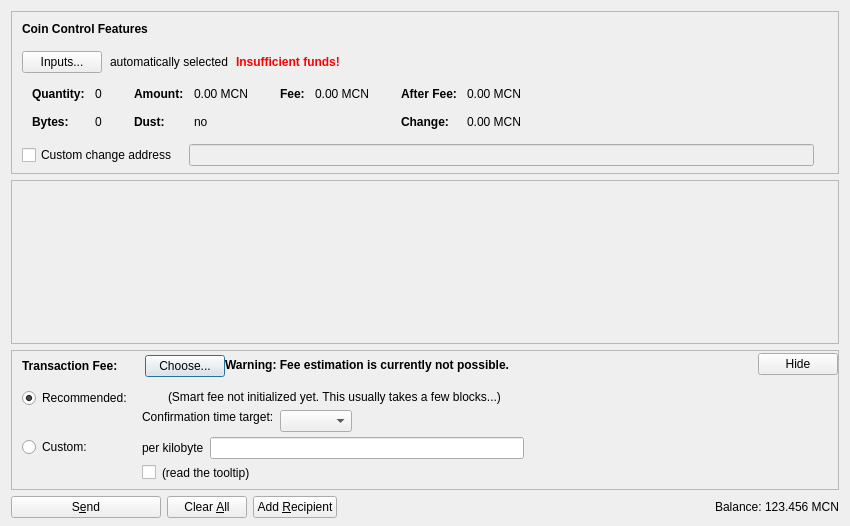
<?xml version="1.0" encoding="UTF-8"?>
<ui version="4.0">
 <class>SendCoinsDialog</class>
 <widget class="QDialog" name="SendCoinsDialog">
  <property name="geometry">
   <rect>
    <x>0</x>
    <y>0</y>
    <width>850</width>
    <height>526</height>
   </rect>
  </property>
  <property name="windowTitle">
   <string>Send Coins</string>
  </property>
  <layout class="QVBoxLayout" name="verticalLayout" stretch="0,1,0,0">
   <property name="bottomMargin">
    <number>8</number>
   </property>
   <item>
    <widget class="QFrame" name="frameCoinControl">
     <property name="sizePolicy">
      <sizepolicy hsizetype="Expanding" vsizetype="Expanding">
       <horstretch>0</horstretch>
       <verstretch>0</verstretch>
      </sizepolicy>
     </property>
     <property name="maximumSize">
      <size>
       <width>16777215</width>
       <height>16777215</height>
      </size>
     </property>
     <property name="frameShape">
      <enum>QFrame::StyledPanel</enum>
     </property>
     <property name="frameShadow">
      <enum>QFrame::Sunken</enum>
     </property>
     <layout class="QVBoxLayout" name="verticalLayoutCoinControl2">
      <property name="spacing">
       <number>0</number>
      </property>
      <property name="leftMargin">
       <number>0</number>
      </property>
      <property name="topMargin">
       <number>0</number>
      </property>
      <property name="rightMargin">
       <number>0</number>
      </property>
      <property name="bottomMargin">
       <number>6</number>
      </property>
      <item>
       <layout class="QVBoxLayout" name="verticalLayoutCoinControl" stretch="0,0,0,0,1">
        <property name="spacing">
         <number>0</number>
        </property>
        <property name="leftMargin">
         <number>10</number>
        </property>
        <property name="topMargin">
         <number>10</number>
        </property>
        <item>
         <layout class="QHBoxLayout" name="horizontalLayoutCoinControl1">
          <property name="bottomMargin">
           <number>15</number>
          </property>
          <item>
           <widget class="QLabel" name="labelCoinControlFeatures">
            <property name="sizePolicy">
             <sizepolicy hsizetype="Preferred" vsizetype="Maximum">
              <horstretch>0</horstretch>
              <verstretch>0</verstretch>
             </sizepolicy>
            </property>
            <property name="font">
             <font>
              <weight>75</weight>
              <bold>true</bold>
             </font>
            </property>
            <property name="styleSheet">
             <string notr="true">font-weight:bold;</string>
            </property>
            <property name="text">
             <string>Coin Control Features</string>
            </property>
           </widget>
          </item>
         </layout>
        </item>
        <item>
         <layout class="QHBoxLayout" name="horizontalLayoutCoinControl2" stretch="0,0,0,0">
          <property name="spacing">
           <number>8</number>
          </property>
          <property name="bottomMargin">
           <number>10</number>
          </property>
          <item>
           <widget class="QPushButton" name="pushButtonCoinControl">
            <property name="styleSheet">
             <string notr="true"/>
            </property>
            <property name="text">
             <string>Inputs...</string>
            </property>
            <property name="autoDefault">
             <bool>false</bool>
            </property>
           </widget>
          </item>
          <item>
           <widget class="QLabel" name="labelCoinControlAutomaticallySelected">
            <property name="text">
             <string>automatically selected</string>
            </property>
            <property name="margin">
             <number>5</number>
            </property>
           </widget>
          </item>
          <item>
           <widget class="QLabel" name="labelCoinControlInsuffFunds">
            <property name="font">
             <font>
              <weight>75</weight>
              <bold>true</bold>
             </font>
            </property>
            <property name="styleSheet">
             <string notr="true">color:red;font-weight:bold;</string>
            </property>
            <property name="text">
             <string>Insufficient funds!</string>
            </property>
            <property name="margin">
             <number>5</number>
            </property>
           </widget>
          </item>
          <item>
           <spacer name="horizontalSpacerCoinControl">
            <property name="orientation">
             <enum>Qt::Horizontal</enum>
            </property>
            <property name="sizeHint" stdset="0">
             <size>
              <width>40</width>
              <height>1</height>
             </size>
            </property>
           </spacer>
          </item>
         </layout>
        </item>
        <item>
         <widget class="QWidget" name="widgetCoinControl" native="true">
          <property name="sizePolicy">
           <sizepolicy hsizetype="Preferred" vsizetype="Preferred">
            <horstretch>0</horstretch>
            <verstretch>0</verstretch>
           </sizepolicy>
          </property>
          <property name="minimumSize">
           <size>
            <width>0</width>
            <height>0</height>
           </size>
          </property>
          <property name="styleSheet">
           <string notr="true"/>
          </property>
          <layout class="QHBoxLayout" name="horizontalLayoutCoinControl5">
           <property name="leftMargin">
            <number>0</number>
           </property>
           <property name="topMargin">
            <number>0</number>
           </property>
           <property name="rightMargin">
            <number>0</number>
           </property>
           <property name="bottomMargin">
            <number>0</number>
           </property>
           <item>
            <layout class="QHBoxLayout" name="horizontalLayoutCoinControl3" stretch="0,0,0,1">
             <property name="spacing">
              <number>20</number>
             </property>
             <property name="topMargin">
              <number>0</number>
             </property>
             <property name="bottomMargin">
              <number>10</number>
             </property>
             <item>
              <layout class="QFormLayout" name="formLayoutCoinControl1">
               <property name="horizontalSpacing">
                <number>10</number>
               </property>
               <property name="verticalSpacing">
                <number>14</number>
               </property>
               <property name="leftMargin">
                <number>10</number>
               </property>
               <property name="topMargin">
                <number>4</number>
               </property>
               <property name="rightMargin">
                <number>6</number>
               </property>
               <item row="0" column="0">
                <widget class="QLabel" name="labelCoinControlQuantityText">
                 <property name="font">
                  <font>
                   <weight>75</weight>
                   <bold>true</bold>
                  </font>
                 </property>
                 <property name="text">
                  <string>Quantity:</string>
                 </property>
                 <property name="margin">
                  <number>0</number>
                 </property>
                </widget>
               </item>
               <item row="0" column="1">
                <widget class="QLabel" name="labelCoinControlQuantity">
                 <property name="cursor">
                  <cursorShape>IBeamCursor</cursorShape>
                 </property>
                 <property name="contextMenuPolicy">
                  <enum>Qt::ActionsContextMenu</enum>
                 </property>
                 <property name="text">
                  <string notr="true">0</string>
                 </property>
                 <property name="margin">
                  <number>0</number>
                 </property>
                 <property name="textInteractionFlags">
                  <set>Qt::LinksAccessibleByMouse|Qt::TextSelectableByKeyboard|Qt::TextSelectableByMouse</set>
                 </property>
                </widget>
               </item>
               <item row="1" column="0">
                <widget class="QLabel" name="labelCoinControlBytesText">
                 <property name="font">
                  <font>
                   <weight>75</weight>
                   <bold>true</bold>
                  </font>
                 </property>
                 <property name="text">
                  <string>Bytes:</string>
                 </property>
                </widget>
               </item>
               <item row="1" column="1">
                <widget class="QLabel" name="labelCoinControlBytes">
                 <property name="cursor">
                  <cursorShape>IBeamCursor</cursorShape>
                 </property>
                 <property name="contextMenuPolicy">
                  <enum>Qt::ActionsContextMenu</enum>
                 </property>
                 <property name="text">
                  <string notr="true">0</string>
                 </property>
                 <property name="textInteractionFlags">
                  <set>Qt::LinksAccessibleByMouse|Qt::TextSelectableByKeyboard|Qt::TextSelectableByMouse</set>
                 </property>
                </widget>
               </item>
              </layout>
             </item>
             <item>
              <layout class="QFormLayout" name="formLayoutCoinControl2">
               <property name="horizontalSpacing">
                <number>10</number>
               </property>
               <property name="verticalSpacing">
                <number>14</number>
               </property>
               <property name="leftMargin">
                <number>6</number>
               </property>
               <property name="topMargin">
                <number>4</number>
               </property>
               <property name="rightMargin">
                <number>6</number>
               </property>
               <item row="0" column="0">
                <widget class="QLabel" name="labelCoinControlAmountText">
                 <property name="font">
                  <font>
                   <weight>75</weight>
                   <bold>true</bold>
                  </font>
                 </property>
                 <property name="text">
                  <string>Amount:</string>
                 </property>
                 <property name="margin">
                  <number>0</number>
                 </property>
                </widget>
               </item>
               <item row="0" column="1">
                <widget class="QLabel" name="labelCoinControlAmount">
                 <property name="cursor">
                  <cursorShape>IBeamCursor</cursorShape>
                 </property>
                 <property name="contextMenuPolicy">
                  <enum>Qt::ActionsContextMenu</enum>
                 </property>
                 <property name="text">
                  <string notr="true">0.00 MCN</string>
                 </property>
                 <property name="textInteractionFlags">
                  <set>Qt::LinksAccessibleByMouse|Qt::TextSelectableByKeyboard|Qt::TextSelectableByMouse</set>
                 </property>
                </widget>
               </item>
               <item row="1" column="0">
                <widget class="QLabel" name="labelCoinControlLowOutputText">
                 <property name="font">
                  <font>
                   <weight>75</weight>
                   <bold>true</bold>
                  </font>
                 </property>
                 <property name="text">
                  <string>Dust:</string>
                 </property>
                </widget>
               </item>
               <item row="1" column="1">
                <widget class="QLabel" name="labelCoinControlLowOutput">
                 <property name="cursor">
                  <cursorShape>IBeamCursor</cursorShape>
                 </property>
                 <property name="contextMenuPolicy">
                  <enum>Qt::ActionsContextMenu</enum>
                 </property>
                 <property name="text">
                  <string notr="true">no</string>
                 </property>
                 <property name="textInteractionFlags">
                  <set>Qt::LinksAccessibleByMouse|Qt::TextSelectableByKeyboard|Qt::TextSelectableByMouse</set>
                 </property>
                </widget>
               </item>
              </layout>
             </item>
             <item>
              <layout class="QFormLayout" name="formLayoutCoinControl3">
               <property name="horizontalSpacing">
                <number>10</number>
               </property>
               <property name="verticalSpacing">
                <number>14</number>
               </property>
               <property name="leftMargin">
                <number>6</number>
               </property>
               <property name="topMargin">
                <number>4</number>
               </property>
               <property name="rightMargin">
                <number>6</number>
               </property>
               <item row="0" column="0">
                <widget class="QLabel" name="labelCoinControlFeeText">
                 <property name="font">
                  <font>
                   <weight>75</weight>
                   <bold>true</bold>
                  </font>
                 </property>
                 <property name="text">
                  <string>Fee:</string>
                 </property>
                 <property name="margin">
                  <number>0</number>
                 </property>
                </widget>
               </item>
               <item row="0" column="1">
                <widget class="QLabel" name="labelCoinControlFee">
                 <property name="cursor">
                  <cursorShape>IBeamCursor</cursorShape>
                 </property>
                 <property name="contextMenuPolicy">
                  <enum>Qt::ActionsContextMenu</enum>
                 </property>
                 <property name="text">
                  <string notr="true">0.00 MCN</string>
                 </property>
                 <property name="textInteractionFlags">
                  <set>Qt::LinksAccessibleByMouse|Qt::TextSelectableByKeyboard|Qt::TextSelectableByMouse</set>
                 </property>
                </widget>
               </item>
              </layout>
             </item>
             <item>
              <layout class="QFormLayout" name="formLayoutCoinControl4">
               <property name="horizontalSpacing">
                <number>10</number>
               </property>
               <property name="verticalSpacing">
                <number>14</number>
               </property>
               <property name="leftMargin">
                <number>6</number>
               </property>
               <property name="topMargin">
                <number>4</number>
               </property>
               <property name="rightMargin">
                <number>6</number>
               </property>
               <item row="0" column="0">
                <widget class="QLabel" name="labelCoinControlAfterFeeText">
                 <property name="font">
                  <font>
                   <weight>75</weight>
                   <bold>true</bold>
                  </font>
                 </property>
                 <property name="text">
                  <string>After Fee:</string>
                 </property>
                 <property name="margin">
                  <number>0</number>
                 </property>
                </widget>
               </item>
               <item row="0" column="1">
                <widget class="QLabel" name="labelCoinControlAfterFee">
                 <property name="cursor">
                  <cursorShape>IBeamCursor</cursorShape>
                 </property>
                 <property name="contextMenuPolicy">
                  <enum>Qt::ActionsContextMenu</enum>
                 </property>
                 <property name="text">
                  <string notr="true">0.00 MCN</string>
                 </property>
                 <property name="textInteractionFlags">
                  <set>Qt::LinksAccessibleByMouse|Qt::TextSelectableByKeyboard|Qt::TextSelectableByMouse</set>
                 </property>
                </widget>
               </item>
               <item row="1" column="0">
                <widget class="QLabel" name="labelCoinControlChangeText">
                 <property name="font">
                  <font>
                   <weight>75</weight>
                   <bold>true</bold>
                  </font>
                 </property>
                 <property name="text">
                  <string>Change:</string>
                 </property>
                </widget>
               </item>
               <item row="1" column="1">
                <widget class="QLabel" name="labelCoinControlChange">
                 <property name="cursor">
                  <cursorShape>IBeamCursor</cursorShape>
                 </property>
                 <property name="contextMenuPolicy">
                  <enum>Qt::ActionsContextMenu</enum>
                 </property>
                 <property name="text">
                  <string notr="true">0.00 MCN</string>
                 </property>
                 <property name="textInteractionFlags">
                  <set>Qt::LinksAccessibleByMouse|Qt::TextSelectableByKeyboard|Qt::TextSelectableByMouse</set>
                 </property>
                </widget>
               </item>
              </layout>
             </item>
            </layout>
           </item>
          </layout>
         </widget>
        </item>
        <item>
         <layout class="QHBoxLayout" name="horizontalLayoutCoinControl4" stretch="0,0,0">
          <property name="spacing">
           <number>12</number>
          </property>
          <property name="sizeConstraint">
           <enum>QLayout::SetDefaultConstraint</enum>
          </property>
          <property name="topMargin">
           <number>5</number>
          </property>
          <property name="rightMargin">
           <number>5</number>
          </property>
          <item>
           <widget class="QCheckBox" name="checkBoxCoinControlChange">
            <property name="toolTip">
             <string>If this is activated, but the change address is empty or invalid, change will be sent to a newly generated address.</string>
            </property>
            <property name="text">
             <string>Custom change address</string>
            </property>
           </widget>
          </item>
          <item>
           <widget class="QValidatedLineEdit" name="lineEditCoinControlChange">
            <property name="enabled">
             <bool>false</bool>
            </property>
            <property name="sizePolicy">
             <sizepolicy hsizetype="Expanding" vsizetype="Fixed">
              <horstretch>0</horstretch>
              <verstretch>0</verstretch>
             </sizepolicy>
            </property>
           </widget>
          </item>
          <item>
           <widget class="QLabel" name="labelCoinControlChangeLabel">
            <property name="sizePolicy">
             <sizepolicy hsizetype="Preferred" vsizetype="Expanding">
              <horstretch>0</horstretch>
              <verstretch>0</verstretch>
             </sizepolicy>
            </property>
            <property name="minimumSize">
             <size>
              <width>0</width>
              <height>0</height>
             </size>
            </property>
            <property name="text">
             <string/>
            </property>
            <property name="margin">
             <number>3</number>
            </property>
           </widget>
          </item>
         </layout>
        </item>
        <item>
         <spacer name="verticalSpacerCoinControl">
          <property name="orientation">
           <enum>Qt::Vertical</enum>
          </property>
          <property name="sizeHint" stdset="0">
           <size>
            <width>800</width>
            <height>1</height>
           </size>
          </property>
         </spacer>
        </item>
       </layout>
      </item>
     </layout>
    </widget>
   </item>
   <item>
    <widget class="QScrollArea" name="scrollArea">
     <property name="widgetResizable">
      <bool>true</bool>
     </property>
     <widget class="QWidget" name="scrollAreaWidgetContents">
      <property name="geometry">
       <rect>
        <x>0</x>
        <y>0</y>
        <width>830</width>
        <height>104</height>
       </rect>
      </property>
      <layout class="QVBoxLayout" name="verticalLayout_2" stretch="0,1">
       <property name="leftMargin">
        <number>0</number>
       </property>
       <property name="topMargin">
        <number>0</number>
       </property>
       <property name="rightMargin">
        <number>0</number>
       </property>
       <property name="bottomMargin">
        <number>0</number>
       </property>
       <item>
        <layout class="QVBoxLayout" name="entries">
         <property name="spacing">
          <number>6</number>
         </property>
        </layout>
       </item>
       <item>
        <spacer name="verticalSpacer">
         <property name="orientation">
          <enum>Qt::Vertical</enum>
         </property>
         <property name="sizeHint" stdset="0">
          <size>
           <width>20</width>
           <height>40</height>
          </size>
         </property>
        </spacer>
       </item>
      </layout>
     </widget>
    </widget>
   </item>
   <item>
    <widget class="QFrame" name="frameFee">
     <property name="sizePolicy">
      <sizepolicy hsizetype="Expanding" vsizetype="Expanding">
       <horstretch>0</horstretch>
       <verstretch>0</verstretch>
      </sizepolicy>
     </property>
     <property name="maximumSize">
      <size>
       <width>16777215</width>
       <height>16777215</height>
      </size>
     </property>
     <property name="frameShape">
      <enum>QFrame::StyledPanel</enum>
     </property>
     <property name="frameShadow">
      <enum>QFrame::Sunken</enum>
     </property>
     <layout class="QVBoxLayout" name="verticalLayoutFee1">
      <property name="spacing">
       <number>0</number>
      </property>
      <property name="leftMargin">
       <number>0</number>
      </property>
      <property name="topMargin">
       <number>0</number>
      </property>
      <property name="rightMargin">
       <number>0</number>
      </property>
      <property name="bottomMargin">
       <number>0</number>
      </property>
      <item>
       <layout class="QVBoxLayout" name="verticalLayoutFee2" stretch="0,0,0">
        <property name="spacing">
         <number>0</number>
        </property>
        <property name="leftMargin">
         <number>10</number>
        </property>
        <property name="topMargin">
         <number>0</number>
        </property>
        <item>
         <layout class="QHBoxLayout" name="horizontalLayoutFee1">
          <property name="bottomMargin">
           <number>0</number>
          </property>
          <item>
           <layout class="QVBoxLayout" name="verticalLayoutFee7">
            <property name="spacing">
             <number>0</number>
            </property>
            <item>
             <spacer name="verticalSpacerSmartFee">
              <property name="orientation">
               <enum>Qt::Vertical</enum>
              </property>
              <property name="sizeType">
               <enum>QSizePolicy::Fixed</enum>
              </property>
              <property name="sizeHint" stdset="0">
               <size>
                <width>1</width>
                <height>4</height>
               </size>
              </property>
             </spacer>
            </item>
            <item>
             <layout class="QHBoxLayout" name="horizontalLayoutSmartFee">
              <property name="spacing">
               <number>10</number>
              </property>
              <item>
               <widget class="QLabel" name="labelFeeHeadline">
                <property name="sizePolicy">
                 <sizepolicy hsizetype="Preferred" vsizetype="Maximum">
                  <horstretch>0</horstretch>
                  <verstretch>0</verstretch>
                 </sizepolicy>
                </property>
                <property name="font">
                 <font>
                  <weight>75</weight>
                  <bold>true</bold>
                 </font>
                </property>
                <property name="styleSheet">
                 <string notr="true">font-weight:bold;</string>
                </property>
                <property name="text">
                 <string>Transaction Fee:</string>
                </property>
               </widget>
              </item>
              <item>
               <widget class="QLabel" name="labelFeeMinimized">
                <property name="text">
                 <string/>
                </property>
               </widget>
              </item>
              <item>
               <widget class="QPushButton" name="buttonChooseFee">
                <property name="text">
                 <string>Choose...</string>
                </property>
               </widget>
              </item>
             </layout>
            </item>
            <item>
             <spacer name="verticalSpacer_5">
              <property name="orientation">
               <enum>Qt::Vertical</enum>
              </property>
              <property name="sizeHint" stdset="0">
               <size>
                <width>1</width>
                <height>1</height>
               </size>
              </property>
             </spacer>
            </item>
           </layout>
          </item>
          <item>
           <widget class="QLabel" name="fallbackFeeWarningLabel">
            <property name="toolTip">
             <string>Using the fallbackfee can result in sending a transaction that will take several hours or days (or never) to confirm. Consider choosing your fee manually or wait until you have validated the complete chain.</string>
            </property>
            <property name="font">
            <font>
                <weight>75</weight>
                <bold>true</bold>
            </font>
            </property>
            <property name="text">
             <string>Warning: Fee estimation is currently not possible.</string>
            </property>
            <property name="wordWrap">
             <bool>false</bool>
            </property>
           </widget>
          </item>
          <item>
           <spacer name="horizontalSpacer_4">
            <property name="orientation">
             <enum>Qt::Horizontal</enum>
            </property>
            <property name="sizeType">
             <enum>QSizePolicy::MinimumExpanding</enum>
            </property>
            <property name="sizeHint" stdset="0">
             <size>
              <width>40</width>
              <height>20</height>
             </size>
            </property>
           </spacer>
          </item>
          <item>
           <widget class="QPushButton" name="buttonMinimizeFee">
            <property name="toolTip">
             <string>collapse fee-settings</string>
            </property>
            <property name="text">
             <string>Hide</string>
            </property>
           </widget>
          </item>
         </layout>
        </item>
        <item>
         <widget class="QFrame" name="frameFeeSelection">
          <layout class="QVBoxLayout" name="verticalLayoutFee12">
           <property name="spacing">
            <number>0</number>
           </property>
           <property name="leftMargin">
            <number>0</number>
           </property>
           <property name="topMargin">
            <number>0</number>
           </property>
           <property name="rightMargin">
            <number>0</number>
           </property>
           <property name="bottomMargin">
            <number>0</number>
           </property>
           <item>
            <layout class="QGridLayout" name="gridLayoutFee">
             <property name="topMargin">
              <number>10</number>
             </property>
             <property name="bottomMargin">
              <number>4</number>
             </property>
             <property name="horizontalSpacing">
              <number>10</number>
             </property>
             <property name="verticalSpacing">
              <number>4</number>
             </property>
             <item row="1" column="1">
              <layout class="QVBoxLayout" name="verticalLayoutFee8">
               <property name="spacing">
                <number>6</number>
               </property>
               <item>
                <layout class="QHBoxLayout" name="horizontalLayoutFee13">
                 <item>
                  <widget class="QLabel" name="labelCustomPerKilobyte">
                   <property name="toolTip">
                    <string>Specify a custom fee per kB (1,000 bytes) of the transaction's virtual size.

Note:  Since the fee is calculated on a per-byte basis, a fee of "100 satoshis per kB" for a transaction size of 500 bytes (half of 1 kB) would ultimately yield a fee of only 50 satoshis.</string>
                   </property>
                   <property name="text">
                    <string>per kilobyte</string>
                   </property>
                  </widget>
                 </item>
                 <item>
                  <widget class="BitcoinAmountField" name="customFee"/>
                 </item>
                 <item>
                  <spacer name="horizontalSpacer_6">
                   <property name="orientation">
                    <enum>Qt::Horizontal</enum>
                   </property>
                   <property name="sizeHint" stdset="0">
                    <size>
                     <width>1</width>
                     <height>1</height>
                    </size>
                   </property>
                  </spacer>
                 </item>
                </layout>
               </item>
               <item>
                <layout class="QHBoxLayout" name="horizontalLayoutFee8">
                 <item>
                  <widget class="QCheckBox" name="checkBoxMinimumFee">
                   <property name="toolTip">
                    <string>Paying only the minimum fee is just fine as long as there is less transaction volume than space in the blocks. But be aware that this can end up in a never confirming transaction once there is more demand for merelcoin transactions than the network can process.</string>
                   </property>
                   <property name="text">
                    <string/>
                   </property>
                  </widget>
                 </item>
                 <item>
                  <widget class="QLabel" name="labelMinFeeWarning">
                   <property name="enabled">
                    <bool>true</bool>
                   </property>
                   <property name="toolTip">
                    <string>Paying only the minimum fee is just fine as long as there is less transaction volume than space in the blocks. But be aware that this can end up in a never confirming transaction once there is more demand for merelcoin transactions than the network can process.</string>
                   </property>
                   <property name="text">
                    <string>(read the tooltip)</string>
                   </property>
                   <property name="margin">
                    <number>5</number>
                   </property>
                  </widget>
                 </item>
                 <item>
                  <spacer name="horizontalSpacer_2">
                   <property name="orientation">
                    <enum>Qt::Horizontal</enum>
                   </property>
                   <property name="sizeHint" stdset="0">
                    <size>
                     <width>1</width>
                     <height>1</height>
                    </size>
                   </property>
                  </spacer>
                 </item>
                </layout>
               </item>
              </layout>
             </item>
             <item row="0" column="0">
              <layout class="QVBoxLayout" name="verticalLayoutFee4" stretch="0,1">
               <item>
                <widget class="QRadioButton" name="radioSmartFee">
                 <property name="text">
                  <string>Recommended:</string>
                 </property>
                 <property name="checked">
                  <bool>true</bool>
                 </property>
                 <attribute name="buttonGroup">
                  <string notr="true">groupFee</string>
                 </attribute>
                </widget>
               </item>
               <item>
                <spacer name="verticalSpacer_2">
                 <property name="orientation">
                  <enum>Qt::Vertical</enum>
                 </property>
                 <property name="sizeHint" stdset="0">
                  <size>
                   <width>1</width>
                   <height>1</height>
                  </size>
                 </property>
                </spacer>
               </item>
              </layout>
             </item>
             <item row="1" column="0">
              <layout class="QVBoxLayout" name="verticalLayoutFee9" stretch="0,1">
               <item>
                <widget class="QRadioButton" name="radioCustomFee">
                 <property name="text">
                  <string>Custom:</string>
                 </property>
                 <attribute name="buttonGroup">
                  <string notr="true">groupFee</string>
                 </attribute>
                </widget>
               </item>
               <item>
                <spacer name="verticalSpacer_6">
                 <property name="orientation">
                  <enum>Qt::Vertical</enum>
                 </property>
                 <property name="sizeHint" stdset="0">
                  <size>
                   <width>1</width>
                   <height>1</height>
                  </size>
                 </property>
                </spacer>
               </item>
              </layout>
             </item>
             <item row="0" column="1">
              <layout class="QVBoxLayout" name="verticalLayoutFee3" stretch="0,0,1">
               <property name="spacing">
                <number>6</number>
               </property>
               <property name="topMargin">
                <number>2</number>
               </property>
               <item>
                <layout class="QHBoxLayout" name="horizontalLayoutFee12">
                 <item>
                  <widget class="QLabel" name="labelSmartFee">
                   <property name="text">
                    <string/>
                   </property>
                   <property name="margin">
                    <number>2</number>
                   </property>
                  </widget>
                 </item>
                 <item>
                  <widget class="QLabel" name="labelFeeEstimation">
                   <property name="text">
                    <string/>
                   </property>
                  </widget>
                 </item>
                 <item>
                  <widget class="QLabel" name="labelSmartFee2">
                   <property name="text">
                    <string>(Smart fee not initialized yet. This usually takes a few blocks...)</string>
                   </property>
                   <property name="margin">
                    <number>2</number>
                   </property>
                  </widget>
                 </item>
                 <item>
                  <spacer name="horizontalSpacer_5">
                   <property name="orientation">
                    <enum>Qt::Horizontal</enum>
                   </property>
                   <property name="sizeHint" stdset="0">
                    <size>
                     <width>1</width>
                     <height>1</height>
                    </size>
                   </property>
                  </spacer>
                 </item>
                </layout>
               </item>
               <item>
                <layout class="QHBoxLayout" name="horizontalLayoutFee9">
                 <item>
                  <layout class="QVBoxLayout" name="verticalLayoutFee6">
                   <item>
                    <widget class="QLabel" name="labelSmartFee3">
                     <property name="text">
                      <string>Confirmation time target:</string>
                     </property>
                     <property name="margin">
                      <number>2</number>
                     </property>
                    </widget>
                   </item>
                   <item>
                    <spacer name="verticalSpacer_3">
                     <property name="orientation">
                      <enum>Qt::Vertical</enum>
                     </property>
                     <property name="sizeHint" stdset="0">
                      <size>
                       <width>1</width>
                       <height>1</height>
                      </size>
                     </property>
                    </spacer>
                   </item>
                  </layout>
                 </item>
                 <item>
                  <layout class="QVBoxLayout" name="verticalLayoutFee5">
                   <property name="rightMargin">
                    <number>30</number>
                   </property>
                   <item>
                    <layout class="QHBoxLayout" name="horizontalLayoutConfTarget">
                     <property name="bottomMargin">
                      <number>0</number>
                     </property>
                     <item>
                      <widget class="QComboBox" name="confTargetSelector"/>
                     </item>
                     <item>
                      <spacer name="horizontalSpacerConfTarget">
                       <property name="orientation">
                        <enum>Qt::Horizontal</enum>
                       </property>
                       <property name="sizeHint" stdset="0">
                        <size>
                         <width>40</width>
                         <height>20</height>
                        </size>
                       </property>
                      </spacer>
                     </item>
                    </layout>
                   </item>
                  </layout>
                 </item>
                </layout>
               </item>
               <item>
                <spacer name="verticalSpacer_4">
                 <property name="orientation">
                  <enum>Qt::Vertical</enum>
                 </property>
                 <property name="sizeHint" stdset="0">
                  <size>
                   <width>1</width>
                   <height>1</height>
                  </size>
                 </property>
                </spacer>
               </item>
              </layout>
             </item>
            </layout>
           </item>
          </layout>
         </widget>
        </item>
        <item>
         <spacer name="verticalSpacerFee">
          <property name="orientation">
           <enum>Qt::Vertical</enum>
          </property>
          <property name="sizeHint" stdset="0">
           <size>
            <width>40</width>
            <height>5</height>
           </size>
          </property>
         </spacer>
        </item>
       </layout>
      </item>
     </layout>
    </widget>
   </item>
   <item>
    <layout class="QHBoxLayout" name="horizontalLayout">
     <item>
      <widget class="QPushButton" name="sendButton">
       <property name="minimumSize">
        <size>
         <width>150</width>
         <height>0</height>
        </size>
       </property>
       <property name="toolTip">
        <string>Confirm the send action</string>
       </property>
       <property name="text">
        <string>S&amp;end</string>
       </property>
       <property name="icon">
        <iconset resource="../bitcoin.qrc">
         <normaloff>:/icons/send</normaloff>:/icons/send</iconset>
       </property>
       <property name="autoDefault">
        <bool>false</bool>
       </property>
       <property name="default">
        <bool>false</bool>
       </property>
      </widget>
     </item>
     <item>
      <widget class="QPushButton" name="clearButton">
       <property name="sizePolicy">
        <sizepolicy hsizetype="Minimum" vsizetype="Fixed">
         <horstretch>0</horstretch>
         <verstretch>0</verstretch>
        </sizepolicy>
       </property>
       <property name="toolTip">
        <string>Clear all fields of the form.</string>
       </property>
       <property name="text">
        <string>Clear &amp;All</string>
       </property>
       <property name="icon">
        <iconset resource="../bitcoin.qrc">
         <normaloff>:/icons/remove</normaloff>:/icons/remove</iconset>
       </property>
       <property name="autoDefault">
        <bool>false</bool>
       </property>
      </widget>
     </item>
     <item>
      <widget class="QPushButton" name="addButton">
       <property name="toolTip">
        <string>Send to multiple recipients at once</string>
       </property>
       <property name="text">
        <string>Add &amp;Recipient</string>
       </property>
       <property name="icon">
        <iconset resource="../bitcoin.qrc">
         <normaloff>:/icons/add</normaloff>:/icons/add</iconset>
       </property>
       <property name="autoDefault">
        <bool>false</bool>
       </property>
      </widget>
     </item>
     <item>
      <spacer name="horizontalSpacer">
       <property name="orientation">
        <enum>Qt::Horizontal</enum>
       </property>
       <property name="sizeHint" stdset="0">
        <size>
         <width>40</width>
         <height>20</height>
        </size>
       </property>
      </spacer>
     </item>
     <item>
      <layout class="QHBoxLayout" name="horizontalLayout_2">
       <property name="spacing">
        <number>3</number>
       </property>
       <item>
        <widget class="QLabel" name="label">
         <property name="sizePolicy">
          <sizepolicy hsizetype="Preferred" vsizetype="Fixed">
           <horstretch>0</horstretch>
           <verstretch>0</verstretch>
          </sizepolicy>
         </property>
         <property name="text">
          <string>Balance:</string>
         </property>
        </widget>
       </item>
       <item>
        <widget class="QLabel" name="labelBalance">
         <property name="sizePolicy">
          <sizepolicy hsizetype="Preferred" vsizetype="Fixed">
           <horstretch>0</horstretch>
           <verstretch>0</verstretch>
          </sizepolicy>
         </property>
         <property name="cursor">
          <cursorShape>IBeamCursor</cursorShape>
         </property>
         <property name="text">
          <string notr="true">123.456 MCN</string>
         </property>
         <property name="textInteractionFlags">
          <set>Qt::LinksAccessibleByMouse|Qt::TextSelectableByKeyboard|Qt::TextSelectableByMouse</set>
         </property>
        </widget>
       </item>
      </layout>
     </item>
    </layout>
   </item>
  </layout>
 </widget>
 <customwidgets>
  <customwidget>
   <class>QValidatedLineEdit</class>
   <extends>QLineEdit</extends>
   <header>qt/qvalidatedlineedit.h</header>
  </customwidget>
  <customwidget>
   <class>BitcoinAmountField</class>
   <extends>QLineEdit</extends>
   <header>qt/bitcoinamountfield.h</header>
   <container>1</container>
  </customwidget>
 </customwidgets>
 <resources>
  <include location="../bitcoin.qrc"/>
 </resources>
 <connections/>
 <buttongroups>
  <buttongroup name="groupFee"/>
 </buttongroups>
</ui>
